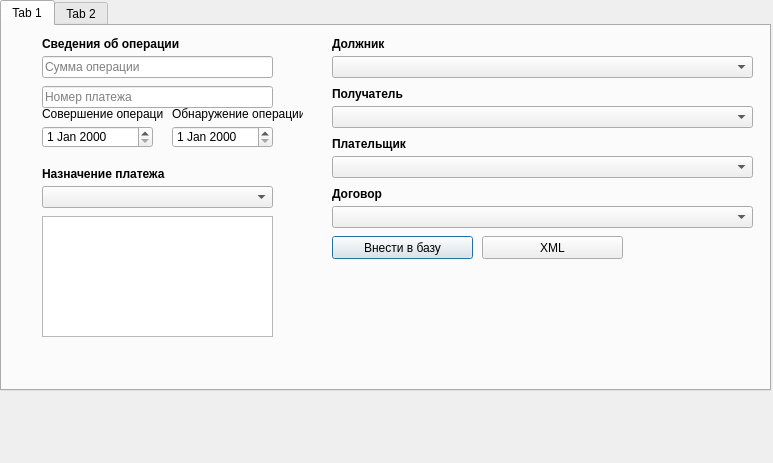
<?xml version="1.0" encoding="UTF-8"?>
<ui version="4.0">
 <class>Dialog</class>
 <widget class="QDialog" name="Dialog">
  <property name="geometry">
   <rect>
    <x>0</x>
    <y>0</y>
    <width>773</width>
    <height>463</height>
   </rect>
  </property>
  <property name="windowTitle">
   <string>Dialog</string>
  </property>
  <widget class="QTabWidget" name="tabWidget">
   <property name="geometry">
    <rect>
     <x>0</x>
     <y>0</y>
     <width>771</width>
     <height>391</height>
    </rect>
   </property>
   <property name="currentIndex">
    <number>0</number>
   </property>
   <widget class="QWidget" name="tab">
    <attribute name="title">
     <string>Tab 1</string>
    </attribute>
    <widget class="QComboBox" name="debtor_combobox">
     <property name="geometry">
      <rect>
       <x>330</x>
       <y>30</y>
       <width>421</width>
       <height>22</height>
      </rect>
     </property>
     <property name="sizePolicy">
      <sizepolicy hsizetype="Expanding" vsizetype="Expanding">
       <horstretch>0</horstretch>
       <verstretch>0</verstretch>
      </sizepolicy>
     </property>
    </widget>
    <widget class="QComboBox" name="receiver_combobox">
     <property name="geometry">
      <rect>
       <x>330</x>
       <y>80</y>
       <width>421</width>
       <height>22</height>
      </rect>
     </property>
     <property name="sizePolicy">
      <sizepolicy hsizetype="Expanding" vsizetype="Expanding">
       <horstretch>0</horstretch>
       <verstretch>0</verstretch>
      </sizepolicy>
     </property>
    </widget>
    <widget class="QComboBox" name="payer_combobox">
     <property name="geometry">
      <rect>
       <x>330</x>
       <y>130</y>
       <width>421</width>
       <height>22</height>
      </rect>
     </property>
     <property name="sizePolicy">
      <sizepolicy hsizetype="Expanding" vsizetype="Expanding">
       <horstretch>0</horstretch>
       <verstretch>0</verstretch>
      </sizepolicy>
     </property>
    </widget>
    <widget class="QLabel" name="label">
     <property name="geometry">
      <rect>
       <x>330</x>
       <y>10</y>
       <width>61</width>
       <height>16</height>
      </rect>
     </property>
     <property name="sizePolicy">
      <sizepolicy hsizetype="Expanding" vsizetype="Expanding">
       <horstretch>0</horstretch>
       <verstretch>0</verstretch>
      </sizepolicy>
     </property>
     <property name="font">
      <font>
       <weight>75</weight>
       <bold>true</bold>
      </font>
     </property>
     <property name="text">
      <string>Должник</string>
     </property>
    </widget>
    <widget class="QLabel" name="label_2">
     <property name="geometry">
      <rect>
       <x>330</x>
       <y>60</y>
       <width>71</width>
       <height>16</height>
      </rect>
     </property>
     <property name="sizePolicy">
      <sizepolicy hsizetype="Expanding" vsizetype="Expanding">
       <horstretch>0</horstretch>
       <verstretch>0</verstretch>
      </sizepolicy>
     </property>
     <property name="font">
      <font>
       <weight>75</weight>
       <bold>true</bold>
      </font>
     </property>
     <property name="text">
      <string>Получатель</string>
     </property>
    </widget>
    <widget class="QLabel" name="label_3">
     <property name="geometry">
      <rect>
       <x>330</x>
       <y>110</y>
       <width>91</width>
       <height>16</height>
      </rect>
     </property>
     <property name="sizePolicy">
      <sizepolicy hsizetype="Expanding" vsizetype="Expanding">
       <horstretch>0</horstretch>
       <verstretch>0</verstretch>
      </sizepolicy>
     </property>
     <property name="font">
      <font>
       <weight>75</weight>
       <bold>true</bold>
      </font>
     </property>
     <property name="text">
      <string>Плательщик</string>
     </property>
    </widget>
    <widget class="QDateEdit" name="operation_date_dateEdit">
     <property name="geometry">
      <rect>
       <x>40</x>
       <y>100</y>
       <width>111</width>
       <height>22</height>
      </rect>
     </property>
     <property name="sizePolicy">
      <sizepolicy hsizetype="Expanding" vsizetype="Expanding">
       <horstretch>0</horstretch>
       <verstretch>0</verstretch>
      </sizepolicy>
     </property>
     <property name="dateTime">
      <datetime>
       <hour>0</hour>
       <minute>0</minute>
       <second>0</second>
       <year>2000</year>
       <month>1</month>
       <day>1</day>
      </datetime>
     </property>
    </widget>
    <widget class="QLabel" name="label_4">
     <property name="geometry">
      <rect>
       <x>40</x>
       <y>10</y>
       <width>171</width>
       <height>16</height>
      </rect>
     </property>
     <property name="sizePolicy">
      <sizepolicy hsizetype="Expanding" vsizetype="Expanding">
       <horstretch>0</horstretch>
       <verstretch>0</verstretch>
      </sizepolicy>
     </property>
     <property name="font">
      <font>
       <weight>75</weight>
       <bold>true</bold>
      </font>
     </property>
     <property name="text">
      <string>Сведения об операции</string>
     </property>
    </widget>
    <widget class="QLineEdit" name="lineEdit">
     <property name="geometry">
      <rect>
       <x>40</x>
       <y>30</y>
       <width>231</width>
       <height>22</height>
      </rect>
     </property>
     <property name="sizePolicy">
      <sizepolicy hsizetype="Expanding" vsizetype="Expanding">
       <horstretch>0</horstretch>
       <verstretch>0</verstretch>
      </sizepolicy>
     </property>
     <property name="placeholderText">
      <string>Сумма операции</string>
     </property>
    </widget>
    <widget class="QComboBox" name="contracts_combobox">
     <property name="geometry">
      <rect>
       <x>330</x>
       <y>180</y>
       <width>421</width>
       <height>22</height>
      </rect>
     </property>
     <property name="sizePolicy">
      <sizepolicy hsizetype="Expanding" vsizetype="Expanding">
       <horstretch>0</horstretch>
       <verstretch>0</verstretch>
      </sizepolicy>
     </property>
    </widget>
    <widget class="QLabel" name="label_5">
     <property name="geometry">
      <rect>
       <x>330</x>
       <y>160</y>
       <width>91</width>
       <height>16</height>
      </rect>
     </property>
     <property name="font">
      <font>
       <weight>75</weight>
       <bold>true</bold>
      </font>
     </property>
     <property name="text">
      <string>Договор</string>
     </property>
    </widget>
    <widget class="QLineEdit" name="lineEdit_2">
     <property name="geometry">
      <rect>
       <x>40</x>
       <y>60</y>
       <width>231</width>
       <height>22</height>
      </rect>
     </property>
     <property name="sizePolicy">
      <sizepolicy hsizetype="Expanding" vsizetype="Expanding">
       <horstretch>0</horstretch>
       <verstretch>0</verstretch>
      </sizepolicy>
     </property>
     <property name="placeholderText">
      <string>Номер платежа</string>
     </property>
    </widget>
    <widget class="QDateEdit" name="detection_date_dateEdit">
     <property name="geometry">
      <rect>
       <x>170</x>
       <y>100</y>
       <width>101</width>
       <height>22</height>
      </rect>
     </property>
     <property name="sizePolicy">
      <sizepolicy hsizetype="Expanding" vsizetype="Expanding">
       <horstretch>0</horstretch>
       <verstretch>0</verstretch>
      </sizepolicy>
     </property>
     <property name="dateTime">
      <datetime>
       <hour>0</hour>
       <minute>0</minute>
       <second>0</second>
       <year>2000</year>
       <month>1</month>
       <day>1</day>
      </datetime>
     </property>
    </widget>
    <widget class="QLabel" name="label_6">
     <property name="geometry">
      <rect>
       <x>40</x>
       <y>80</y>
       <width>121</width>
       <height>16</height>
      </rect>
     </property>
     <property name="sizePolicy">
      <sizepolicy hsizetype="Expanding" vsizetype="Expanding">
       <horstretch>0</horstretch>
       <verstretch>0</verstretch>
      </sizepolicy>
     </property>
     <property name="font">
      <font>
       <weight>50</weight>
       <italic>false</italic>
       <bold>false</bold>
       <strikeout>false</strikeout>
       <kerning>true</kerning>
      </font>
     </property>
     <property name="text">
      <string>Совершение операции</string>
     </property>
    </widget>
    <widget class="QLabel" name="label_7">
     <property name="geometry">
      <rect>
       <x>170</x>
       <y>80</y>
       <width>131</width>
       <height>16</height>
      </rect>
     </property>
     <property name="sizePolicy">
      <sizepolicy hsizetype="Expanding" vsizetype="Expanding">
       <horstretch>0</horstretch>
       <verstretch>0</verstretch>
      </sizepolicy>
     </property>
     <property name="font">
      <font>
       <weight>50</weight>
       <italic>false</italic>
       <bold>false</bold>
       <strikeout>false</strikeout>
       <kerning>true</kerning>
      </font>
     </property>
     <property name="text">
      <string>Обнаружение операции</string>
     </property>
    </widget>
    <widget class="QComboBox" name="payment_purpose_combobox">
     <property name="geometry">
      <rect>
       <x>40</x>
       <y>160</y>
       <width>231</width>
       <height>22</height>
      </rect>
     </property>
     <property name="sizePolicy">
      <sizepolicy hsizetype="Expanding" vsizetype="Expanding">
       <horstretch>0</horstretch>
       <verstretch>0</verstretch>
      </sizepolicy>
     </property>
    </widget>
    <widget class="QLabel" name="label_8">
     <property name="geometry">
      <rect>
       <x>40</x>
       <y>140</y>
       <width>131</width>
       <height>16</height>
      </rect>
     </property>
     <property name="sizePolicy">
      <sizepolicy hsizetype="Expanding" vsizetype="Expanding">
       <horstretch>0</horstretch>
       <verstretch>0</verstretch>
      </sizepolicy>
     </property>
     <property name="font">
      <font>
       <weight>75</weight>
       <bold>true</bold>
      </font>
     </property>
     <property name="text">
      <string>Назначение платежа</string>
     </property>
    </widget>
    <widget class="QTextEdit" name="textEdit">
     <property name="geometry">
      <rect>
       <x>40</x>
       <y>190</y>
       <width>231</width>
       <height>121</height>
      </rect>
     </property>
    </widget>
    <widget class="QPushButton" name="insert_button">
     <property name="geometry">
      <rect>
       <x>330</x>
       <y>210</y>
       <width>141</width>
       <height>23</height>
      </rect>
     </property>
     <property name="text">
      <string>Внести в базу</string>
     </property>
    </widget>
    <widget class="QPushButton" name="to_xml_button">
     <property name="geometry">
      <rect>
       <x>480</x>
       <y>210</y>
       <width>141</width>
       <height>23</height>
      </rect>
     </property>
     <property name="text">
      <string>XML</string>
     </property>
    </widget>
   </widget>
   <widget class="QWidget" name="tab_2">
    <attribute name="title">
     <string>Tab 2</string>
    </attribute>
   </widget>
  </widget>
 </widget>
 <resources/>
 <connections/>
</ui>
